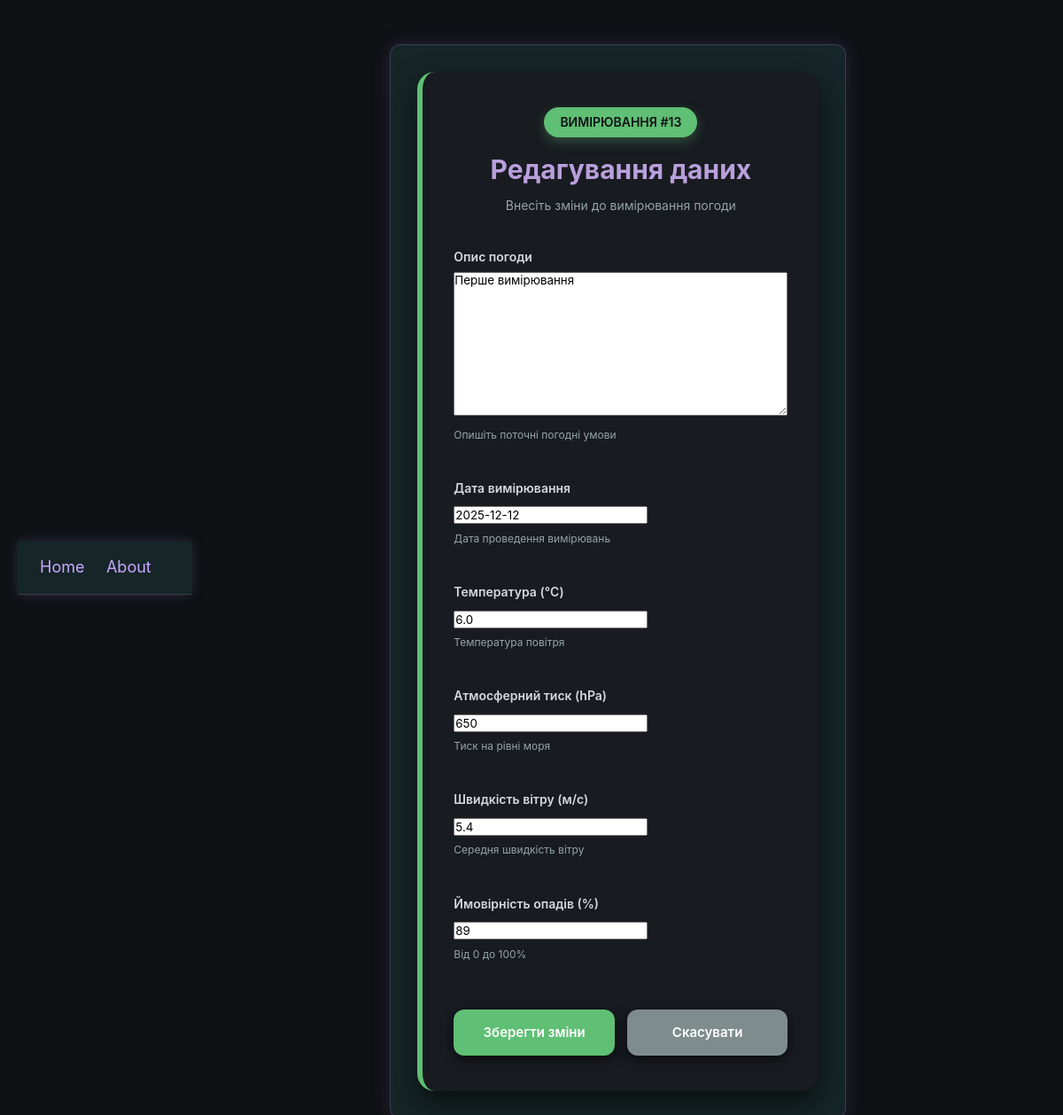
The app's page /post/13/edit/ with its own data.
### posts/models.py (models this page shows)
class Post(models.Model):
    text = models.TextField()
    data = models.DateField(default=timezone.now)
    temperature = models.FloatField(default=0.0)
    pressure = models.IntegerField(default=0)
    wind_speed = models.FloatField(default=0)
    precipitation_probability = models.IntegerField(default=0)

### posts/views.py (the view)
# urls.py: path("post/<int:pk>/edit/", PostUpdateView.as_view(), name="post_edit"),
class PostUpdateView(UpdateView):
    model = Post
    fields = ["text", "data", "temperature", "pressure", "wind_speed", "precipitation_probability"]
    template_name = "post_edit.html"
    success_url = reverse_lazy("home")

### templates/post_edit.html (shortened to what this page needs)
{% extends "base.html" %}
{% block content %}
<div class="edit-container">
    <div class="edit-header">
        <div class="measurement-id">ВИМІРЮВАННЯ #{{ object.id }}</div>
        <h1>Редагування даних</h1>
        <p style="color: #95a5a6; font-size: 14px;">Внесіть зміни до вимірювання погоди</p>
    </div>
    <form method="POST">
        <div class="form-grid">
            <div class="form-group full-width">
                <label for="id_text" class="form-label">Опис погоди</label>
                {{ form.text }}
                <div class="form-help">Опишіть поточні погодні умови</div>
            </div>
            <div class="form-group">
                <label for="id_data" class="form-label">Дата вимірювання</label>
                {{ form.data }}
                <div class="form-help">Дата проведення вимірювань</div>
            </div>
            <div class="form-group">
                <label for="id_temperature" class="form-label">Температура (°C)</label>
                {{ form.temperature }}
                <div class="form-help">Температура повітря</div>
            </div>
            <div class="form-group">
                <label for="id_pressure" class="form-label">Атмосферний тиск (hPa)</label>
                {{ form.pressure }}
                <div class="form-help">Тиск на рівні моря</div>
            </div>
            <div class="form-group">
                <label for="id_wind_speed" class="form-label">Швидкість вітру (м/с)</label>
                {{ form.wind_speed }}
                <div class="form-help">Середня швидкість вітру</div>
            </div>
            <div class="form-group">
                <label for="id_precipitation_probability" class="form-label">Ймовірність опадів (%)</label>
                {{ form.precipitation_probability }}
                <div class="form-help">Від 0 до 100%</div>
            </div>
        </div>
        <div class="actions">
            <button type="submit" class="btn btn-save">Зберегти зміни</button>
            <a href="{% url 'home' %}" class="btn btn-cancel">Скасувати</a>
        </div>
    </form>
</div>
{% endblock content %}

### templates/base.html (style rules this page uses)
body { font-family: Arial, sans-serif; margin: 0; padding: 0; line-height: 1.6; background: #0d1b1e; color: #e6e6e6; }

### templates/post_edit.html (style rules this page uses)
* { margin: 0; padding: 0; box-sizing: border-box; font-family: 'Inter', sans-serif; }
body { background: #0f1115; color: #d8d8e0; min-height: 100vh; display: flex; justify-content: center; align-items: center; padding: 20px; }
.edit-container { background: #181b20; border-radius: 20px; box-shadow: 0 14px 32px rgba(0,0,0,0.6); padding: 40px 35px; width: 100%; max-width: 720px; border-left: 6px solid #5fbf74; animation: fadeIn 0.5s ease; }
.edit-header { text-align: center; margin-bottom: 35px; }
h1 { font-size: 30px; font-weight: 700; color: #b99fdc; margin-bottom: 6px; }
.measurement-id { display: inline-block; background: #5fbf74; color: #0f1115; padding: 6px 18px; border-radius: 50px; font-size: 14px; font-weight: 600; margin-bottom: 12px; box-shadow: 0 5px 14px rgba(95,191,116,0.3); }
.form-grid { display: grid; grid-template-columns: repeat(auto-fit, minmax(260px, 1fr)); gap: 22px; margin-bottom: 35px; }
.form-group { margin-bottom: 18px; }
.form-group.full-width { grid-column: 1 / -1; }
.form-label { display: flex; align-items: center; gap: 6px; margin-bottom: 6px; font-weight: 600; color: #d8d8e0; font-size: 14px; }
.form-help { font-size: 12px; color: #95a5a6; margin-top: 4px; }
.actions { display: flex; gap: 14px; margin-top: 30px; flex-wrap: wrap; justify-content: center; }
.btn { flex: 1; padding: 14px 28px; font-size: 15px; font-weight: 600; border-radius: 12px; border: none; cursor: pointer; text-decoration: none; display: flex; align-items: center; justify-content: center; gap: 8px; transition: all 0.3s; box-shadow: 0 4px 14px rgba(0,0,0,0.6); color: #fff; }
.btn-save { background: #5fbf74; }
.btn-cancel { background: #7f8c8d; }

### records on screen
Post: id "13", text "Перше вимірювання", data "2025-12-12", temperature "6.0", pressure "650", wind_speed "5.4", precipitation_probability "89"
